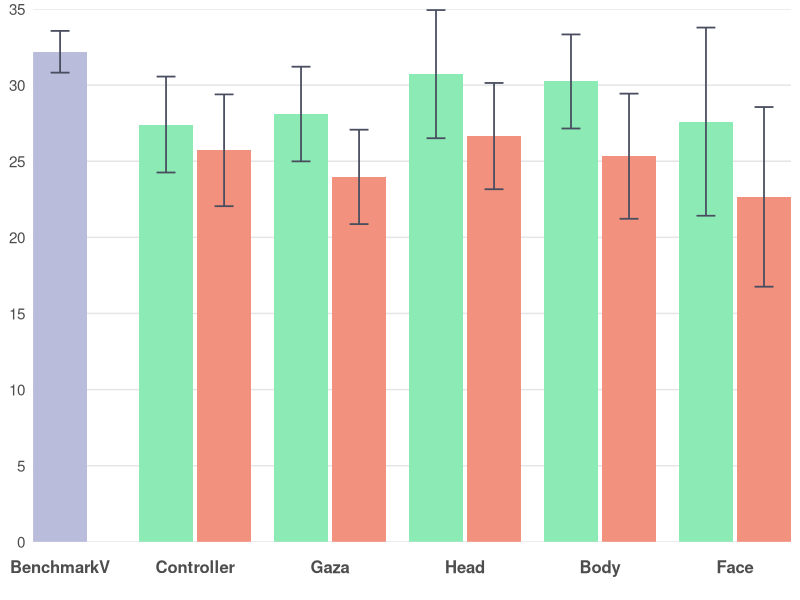
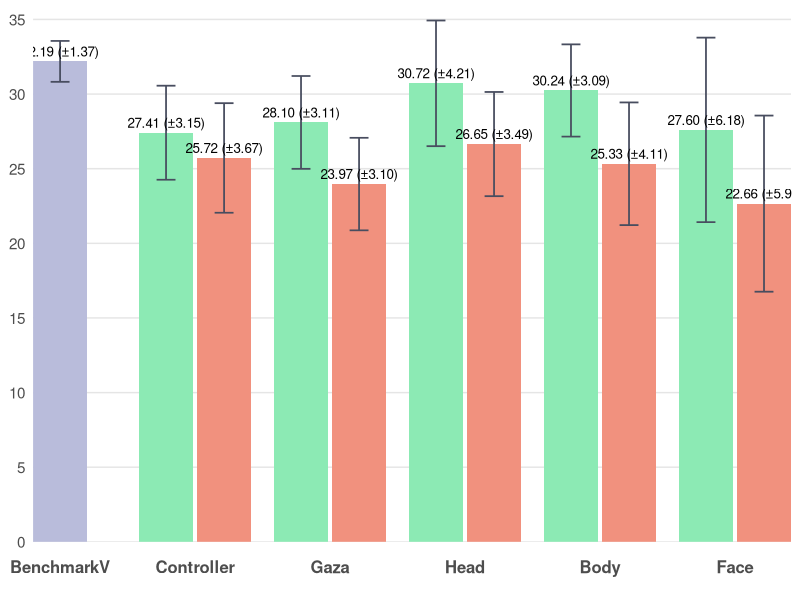

Reproduce these figures in R, in order.
# ================= Packages =================
if (!require(ggplot2)) install.packages("ggplot2")
library(ggplot2)

# ================= Data =================
bench_mean <- 32.19; bench_sd <- 1.37

dat <- data.frame(
  Category = c("BenchmarkV",
               "Controller","Controller",
               "Gaza","Gaza",
               "Head","Head",
               "Body","Body",
               "Face","Face"),
  slot     = c("C",
               "L","R",
               "L","R",
               "L","R",
               "L","R",
               "L","R"),
  series   = c("BenchmarkV",
               "Easy","Hard",
               "Easy","Hard",
               "Easy","Hard",
               "Easy","Hard",
               "Easy","Hard"),
  mean     = c(bench_mean,
               27.41, 25.72,
               28.10, 23.97,
               30.72, 26.65,
               30.24, 25.33,
               27.60, 22.66),
  sd       = c(bench_sd,
               3.15, 3.67,
               3.11, 3.10,
               4.21, 3.49,
               3.09, 4.11,
               6.18, 5.90),
  stringsAsFactors = FALSE
)

# 固定横轴顺序
dat$Category <- factor(dat$Category,
  levels = c("BenchmarkV","Controller","Gaza","Head","Body","Face"))
dat$slot   <- factor(dat$slot, levels = c("L","C","R"))
dat$series <- factor(dat$series, levels = c("Easy","BenchmarkV","Hard"))

# ================= 手动定位（确保居中+相邻柱体有间距） =================
# 以每个类目的中心为整数(1,2,3,...)，在左右各偏移 delta；两柱宽度为 bar_w
group_w <- 0.8               # 每个类目总体占宽（<1 避免挤到相邻类目）
bar_w   <- group_w / 2       # 0.4  柱体宽度保持不变
delta   <- group_w / 4       # 0.2  基础偏移
gap     <- 0.03              # 相邻柱体间距（几个像素）

# 对于非BenchmarkV类别，L和R之间增加间距
offset_map <- c(L = -delta - gap/2, C = 0, R = +delta + gap/2)

x_base <- as.numeric(dat$Category)
dat$x  <- x_base + unname(offset_map[as.character(dat$slot)])

# ================= 配色方案 =================
col_easy  <- "#8CEAB4"      # Easy
col_hard  <- "#F1917E"      # Hard
col_bench <- "#B9BCDB"      # BenchmarkV

err_col   <- "#484D5F"

theme_base <- theme_minimal(base_size = 13) +
  theme(
    legend.position    = "none",
    panel.background   = element_rect(fill = "#FFFFFF", color = NA),  # 白底
    plot.background    = element_rect(fill = "#FFFFFF", color = NA),  # 白底
    panel.grid.major   = element_blank(),  # 去除所有网格线
    panel.grid.minor   = element_blank(),  # 去除所有网格线
    panel.grid.major.x = element_blank(),
    panel.grid.minor.x = element_blank(),
    panel.grid.major.y = element_blank(),
    panel.grid.minor.y = element_blank(),
    axis.ticks.x       = element_blank(),  # 去除x轴刻度线（底部灰色竖线）
    axis.ticks.y       = element_blank(),  # 去除y轴刻度线（左侧竖着的刻度线）
    axis.line.x        = element_blank(),  # 去除x轴线（底部灰色竖线）
    axis.line.y        = element_blank(),  # 去除y轴线（左侧竖线）
    axis.text.x        = element_text(size = 12, face = "bold", 
                                       margin = margin(t = 10, b = 10)),  # 底部文字距离坐标轴更远
    axis.text.y        = element_text(size = 11),
    axis.title         = element_blank()
  )

# y 轴：0-35 的坐标线
y_top    <- 35
y_breaks <- seq(0, 35, by = 5)

# x 轴：用数值坐标，刻度放在每个类目中心
x_breaks <- seq_along(levels(dat$Category))
x_labels <- levels(dat$Category)

# ================= 图1：不带标注 =================
p1 <- ggplot(dat, aes(x = x, y = mean, fill = series)) +
  # 手动添加 0-35 的水平坐标线
  geom_hline(yintercept = y_breaks, color = "#E5E5E5", linewidth = 0.5) +
  geom_col(width = bar_w, position = "identity", colour = NA) +
  geom_errorbar(aes(ymin = mean - sd, ymax = mean + sd),
                width = bar_w * 0.35, color = err_col, linewidth = 0.6,
                position = "identity") +
  scale_fill_manual(values = c(Easy = col_easy, BenchmarkV = col_bench, Hard = col_hard)) +
  scale_y_continuous(breaks = y_breaks, minor_breaks = NULL) +
  scale_x_continuous(breaks = x_breaks, labels = x_labels, expand = c(0, 0)) +
  coord_cartesian(ylim = c(0, y_top), expand = 0) +
  theme_base

# ================= 图2：带"均值(±SD)"标注 =================
lab_df <- transform(dat, label = sprintf("%.2f (±%.2f)", mean, sd))

p2 <- ggplot(dat, aes(x = x, y = mean, fill = series)) +
  # 手动添加 0-35 的水平坐标线
  geom_hline(yintercept = y_breaks, color = "#E5E5E5", linewidth = 0.5) +
  geom_col(width = bar_w, position = "identity", colour = NA) +
  geom_errorbar(aes(ymin = mean - sd, ymax = mean + sd),
                width = bar_w * 0.35, color = err_col, linewidth = 0.6,
                position = "identity") +
  geom_text(data = lab_df, aes(label = label),
            vjust = -0.5, size = 3.4, position = "identity") +
  scale_fill_manual(values = c(Easy = col_easy, BenchmarkV = col_bench, Hard = col_hard)) +
  scale_y_continuous(breaks = y_breaks, minor_breaks = NULL) +
  scale_x_continuous(breaks = x_breaks, labels = x_labels, expand = c(0, 0)) +
  coord_cartesian(ylim = c(0, y_top * 1.02), expand = 0) +
  theme_base

# 保存文件
ggsave("bars_aligned_no_labels.png", p1, width = 8, height = 4.2, dpi = 300, bg = "white")
ggsave("bars_aligned_with_labels.png", p2, width = 8, height = 4.6, dpi = 300, bg = "white")
